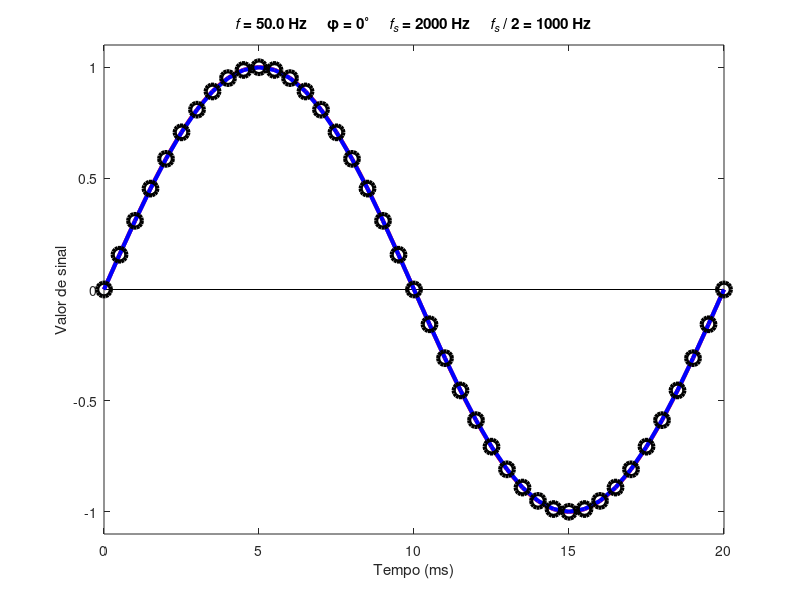

Source code (MATLAB): (Note: this script raises an error after producing the figure.)
% Inicializar parâmetros de frequencia
fsIn = 50000;
fsOut = 2000;
fMin = 50;
fMax = 3000;
fFactorCoarse = 0.002;
fFactorFine = 0.00005;
f = fMin;

% Inicializar parâmetros de fase
phiMin = 0;
phiMax = 360;
phiStep = 1;
phi = phiMin;

% Inicializar parâmetros de tempo
tSound = 1;
tWidth = 1/fMin;
tLongIn = linspace(0, tSound, fsIn*tSound+1);
tIn = tLongIn(1:fsIn*tWidth+1);
tLongOut = linspace(0, tSound, fsOut*tSound+1);
tOut = tLongOut(1:fsOut*tWidth+1);

% Criar figura e controladores de eventos
figure('Name','Interactive Demo of Nyquist''s Sampling Theorem', ...
    'KeyPressFcn',@(~, event) setappdata(0, 'c', event.Key), ...
    'KeyReleaseFcn',@(~, ~) setappdata(0, 'c', 0), ...
    'ResizeFcn',@(~, ~) setappdata(0, 's', get(gcf, 'Position')));

% Loop infinito
while 1
    % Calcular os sinais de entrada e saída
    sLongIn = sin(2*pi*f*tLongIn + phi*pi/180);
    sIn = sLongIn(1:fsIn*tWidth+1);
    sLongOut = sin(2*pi*f*tLongOut + phi*pi/180);
    sOut = sLongOut(1:fsOut*tWidth+1);

    % Plotar sinais de entrada e saída e marcadores de amostras
    plot(1000*tIn, sIn, 'r', 'LineWidth', 3);
    hold on
    plot([0 1000*tWidth], [0 0], 'k');
    plot(1000*tOut, sOut, 'b', 'LineWidth', 3);
    plot(1000*tOut, sOut, 'ko', 'LineWidth', 3, 'MarkerSize', 10);
    hold off

    % "Ajuste a estética da figura"
    s = getappdata(0, 's');
    axis([0 1000*tWidth -1.1 1.1])
    title(['{\itf} = ' num2str(f, '%.1f') ' Hz     \phi = ' ...
        num2str(phi) '^\circ     {\itf_s} = ' num2str(fsOut) ...
        ' Hz     {\itf_s} / 2 = ' num2str(fsOut/2) ' Hz'])
    xlabel('Tempo (ms)')
    ylabel('Valor de sinal')
    set(gca, 'FontSize', s(3)/50)
    drawnow

    % Ajuste de parâmetros de simulação através de entrada do teclado.
    c = getappdata(0, 'c');
    if c == 'q', f = min(f*(1+fFactorCoarse), fMax); end
    if c == 'a', f = max(f*(1-fFactorCoarse), fMin); end
    if c == 'w', f = min(f*(1+fFactorFine), fMax); end
    if c == 's', f = max(f*(1-fFactorFine), fMin); end
    if c == 'e', phi = min(phi+phiStep, phiMax); end
    if c == 'd', phi = max(phi-phiStep, phiMin); end
    if c == 'r', f = fMin; phi = phiMin; end
    if c == 'i', try sound(sLongIn, fsIn), catch, end, end
    if c == 'o', try sound(sLongOut, fsOut), catch, end, end
    if strcmp(c, 'escape'), break; end
end
